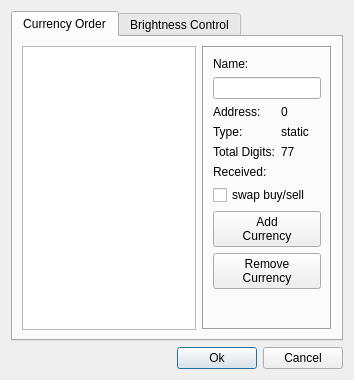
<?xml version="1.0" encoding="UTF-8"?>
<ui version="4.0">
 <class>DialogDetails</class>
 <widget class="QDialog" name="DialogDetails">
  <property name="geometry">
   <rect>
    <x>0</x>
    <y>0</y>
    <width>344</width>
    <height>380</height>
   </rect>
  </property>
  <property name="windowTitle">
   <string>Details</string>
  </property>
  <layout class="QGridLayout" name="gridLayout">
   <item row="1" column="1">
    <widget class="QWidget" name="widget" native="true">
     <layout class="QHBoxLayout" name="horizontalLayout">
      <property name="leftMargin">
       <number>0</number>
      </property>
      <property name="topMargin">
       <number>0</number>
      </property>
      <property name="rightMargin">
       <number>0</number>
      </property>
      <property name="bottomMargin">
       <number>0</number>
      </property>
      <item>
       <widget class="QPushButton" name="pbOk">
        <property name="text">
         <string>Ok</string>
        </property>
       </widget>
      </item>
      <item>
       <widget class="QPushButton" name="pbCancel">
        <property name="text">
         <string>Cancel</string>
        </property>
       </widget>
      </item>
     </layout>
    </widget>
   </item>
   <item row="0" column="0" colspan="2">
    <widget class="QTabWidget" name="tabWidget">
     <property name="currentIndex">
      <number>0</number>
     </property>
     <widget class="QWidget" name="tab">
      <attribute name="title">
       <string>Currency Order</string>
      </attribute>
      <layout class="QGridLayout" name="gridLayout_5">
       <item row="0" column="0">
        <widget class="QTableView" name="tableView">
         <property name="sizePolicy">
          <sizepolicy hsizetype="Preferred" vsizetype="Expanding">
           <horstretch>1</horstretch>
           <verstretch>1</verstretch>
          </sizepolicy>
         </property>
         <property name="sizeIncrement">
          <size>
           <width>0</width>
           <height>1</height>
          </size>
         </property>
         <property name="midLineWidth">
          <number>1</number>
         </property>
         <property name="dragEnabled">
          <bool>false</bool>
         </property>
         <property name="dragDropOverwriteMode">
          <bool>false</bool>
         </property>
         <property name="selectionMode">
          <enum>QAbstractItemView::SingleSelection</enum>
         </property>
         <property name="selectionBehavior">
          <enum>QAbstractItemView::SelectRows</enum>
         </property>
        </widget>
       </item>
       <item row="0" column="1">
        <widget class="QFrame" name="frame">
         <property name="sizeIncrement">
          <size>
           <width>0</width>
           <height>1</height>
          </size>
         </property>
         <property name="frameShape">
          <enum>QFrame::Box</enum>
         </property>
         <property name="frameShadow">
          <enum>QFrame::Sunken</enum>
         </property>
         <layout class="QGridLayout" name="gridLayout_2">
          <item row="0" column="0">
           <widget class="QLabel" name="label_2">
            <property name="text">
             <string>Name:</string>
            </property>
           </widget>
          </item>
          <item row="1" column="0" colspan="2">
           <widget class="QLineEdit" name="leName"/>
          </item>
          <item row="2" column="0">
           <widget class="QLabel" name="label_4">
            <property name="text">
             <string>Address:</string>
            </property>
           </widget>
          </item>
          <item row="2" column="1">
           <widget class="QLabel" name="lbAddress">
            <property name="text">
             <string>0</string>
            </property>
           </widget>
          </item>
          <item row="3" column="0">
           <widget class="QLabel" name="label_5">
            <property name="text">
             <string>Type:</string>
            </property>
           </widget>
          </item>
          <item row="3" column="1">
           <widget class="QLabel" name="lbType">
            <property name="text">
             <string>static</string>
            </property>
           </widget>
          </item>
          <item row="4" column="0">
           <widget class="QLabel" name="label">
            <property name="text">
             <string>Total Digits:</string>
            </property>
           </widget>
          </item>
          <item row="4" column="1">
           <widget class="QLabel" name="lbTotal">
            <property name="text">
             <string>77</string>
            </property>
           </widget>
          </item>
          <item row="5" column="0">
           <widget class="QLabel" name="label_3">
            <property name="text">
             <string>Received:</string>
            </property>
           </widget>
          </item>
          <item row="5" column="1">
           <widget class="QLabel" name="lbTotalReceived">
            <property name="text">
             <string/>
            </property>
           </widget>
          </item>
          <item row="6" column="0" colspan="2">
           <widget class="QCheckBox" name="cbSwap">
            <property name="text">
             <string>swap buy/sell</string>
            </property>
           </widget>
          </item>
          <item row="7" column="0" colspan="2">
           <widget class="QPushButton" name="pbAdd">
            <property name="text">
             <string>Add
Currency</string>
            </property>
           </widget>
          </item>
          <item row="8" column="0" colspan="2">
           <widget class="QPushButton" name="pbRemove">
            <property name="text">
             <string>Remove
Currency</string>
            </property>
           </widget>
          </item>
          <item row="9" column="0" colspan="2">
           <spacer name="verticalSpacer">
            <property name="orientation">
             <enum>Qt::Vertical</enum>
            </property>
            <property name="sizeHint" stdset="0">
             <size>
              <width>20</width>
              <height>40</height>
             </size>
            </property>
           </spacer>
          </item>
         </layout>
        </widget>
       </item>
      </layout>
     </widget>
     <widget class="QWidget" name="tab_2">
      <attribute name="title">
       <string>Brightness Control</string>
      </attribute>
      <layout class="QGridLayout" name="gridLayout_6">
       <item row="5" column="0">
        <spacer name="verticalSpacer_2">
         <property name="orientation">
          <enum>Qt::Vertical</enum>
         </property>
         <property name="sizeHint" stdset="0">
          <size>
           <width>20</width>
           <height>40</height>
          </size>
         </property>
        </spacer>
       </item>
       <item row="2" column="0">
        <widget class="QFrame" name="frame_2">
         <property name="frameShape">
          <enum>QFrame::Box</enum>
         </property>
         <property name="frameShadow">
          <enum>QFrame::Sunken</enum>
         </property>
         <layout class="QGridLayout" name="gridLayout_3">
          <item row="2" column="4">
           <widget class="QPushButton" name="pbSetThreshold">
            <property name="sizePolicy">
             <sizepolicy hsizetype="Minimum" vsizetype="Fixed">
              <horstretch>0</horstretch>
              <verstretch>0</verstretch>
             </sizepolicy>
            </property>
            <property name="text">
             <string>Set</string>
            </property>
           </widget>
          </item>
          <item row="2" column="2">
           <widget class="QSpinBox" name="sbThreshold">
            <property name="maximum">
             <number>255</number>
            </property>
            <property name="value">
             <number>60</number>
            </property>
           </widget>
          </item>
          <item row="2" column="1">
           <widget class="QLabel" name="label_6">
            <property name="text">
             <string>Threshold:</string>
            </property>
           </widget>
          </item>
          <item row="2" column="0">
           <spacer name="horizontalSpacer">
            <property name="orientation">
             <enum>Qt::Horizontal</enum>
            </property>
            <property name="sizeHint" stdset="0">
             <size>
              <width>40</width>
              <height>20</height>
             </size>
            </property>
           </spacer>
          </item>
          <item row="2" column="3">
           <widget class="QPushButton" name="pushButton">
            <property name="text">
             <string>Get</string>
            </property>
           </widget>
          </item>
          <item row="1" column="0" colspan="5">
           <widget class="QProgressBar" name="pbLuminosity">
            <property name="sizeIncrement">
             <size>
              <width>1</width>
              <height>0</height>
             </size>
            </property>
            <property name="maximum">
             <number>255</number>
            </property>
            <property name="value">
             <number>24</number>
            </property>
            <property name="textVisible">
             <bool>true</bool>
            </property>
            <property name="format">
             <string>%v</string>
            </property>
           </widget>
          </item>
         </layout>
        </widget>
       </item>
       <item row="1" column="0">
        <widget class="QFrame" name="frBrightness">
         <property name="frameShape">
          <enum>QFrame::Box</enum>
         </property>
         <property name="frameShadow">
          <enum>QFrame::Sunken</enum>
         </property>
         <layout class="QGridLayout" name="gridLayout_4">
          <item row="0" column="0" rowspan="2">
           <widget class="QLabel" name="label_8">
            <property name="text">
             <string>Day</string>
            </property>
            <property name="alignment">
             <set>Qt::AlignCenter</set>
            </property>
           </widget>
          </item>
          <item row="3" column="1">
           <spacer name="horizontalSpacer_2">
            <property name="orientation">
             <enum>Qt::Horizontal</enum>
            </property>
            <property name="sizeHint" stdset="0">
             <size>
              <width>40</width>
              <height>20</height>
             </size>
            </property>
           </spacer>
          </item>
          <item row="3" column="2">
           <widget class="QPushButton" name="pbSetBrighness">
            <property name="sizePolicy">
             <sizepolicy hsizetype="Minimum" vsizetype="Fixed">
              <horstretch>0</horstretch>
              <verstretch>0</verstretch>
             </sizepolicy>
            </property>
            <property name="text">
             <string>Set</string>
            </property>
           </widget>
          </item>
          <item row="2" column="0">
           <widget class="QLabel" name="label_9">
            <property name="text">
             <string>Night</string>
            </property>
            <property name="alignment">
             <set>Qt::AlignCenter</set>
            </property>
           </widget>
          </item>
          <item row="2" column="1" colspan="3">
           <widget class="QSlider" name="vsNightBright">
            <property name="sizePolicy">
             <sizepolicy hsizetype="Expanding" vsizetype="Minimum">
              <horstretch>1</horstretch>
              <verstretch>0</verstretch>
             </sizepolicy>
            </property>
            <property name="maximum">
             <number>10</number>
            </property>
            <property name="value">
             <number>5</number>
            </property>
            <property name="orientation">
             <enum>Qt::Horizontal</enum>
            </property>
            <property name="invertedAppearance">
             <bool>false</bool>
            </property>
            <property name="invertedControls">
             <bool>false</bool>
            </property>
            <property name="tickPosition">
             <enum>QSlider::TicksBothSides</enum>
            </property>
            <property name="tickInterval">
             <number>2</number>
            </property>
           </widget>
          </item>
          <item row="0" column="1" rowspan="2" colspan="3">
           <widget class="QSlider" name="vsDayBright">
            <property name="sizePolicy">
             <sizepolicy hsizetype="Expanding" vsizetype="Minimum">
              <horstretch>1</horstretch>
              <verstretch>0</verstretch>
             </sizepolicy>
            </property>
            <property name="maximum">
             <number>10</number>
            </property>
            <property name="value">
             <number>10</number>
            </property>
            <property name="orientation">
             <enum>Qt::Horizontal</enum>
            </property>
            <property name="tickPosition">
             <enum>QSlider::TicksBothSides</enum>
            </property>
            <property name="tickInterval">
             <number>2</number>
            </property>
           </widget>
          </item>
         </layout>
        </widget>
       </item>
       <item row="4" column="0">
        <widget class="QPushButton" name="pbGetData">
         <property name="enabled">
          <bool>false</bool>
         </property>
         <property name="text">
          <string>GetData</string>
         </property>
        </widget>
       </item>
       <item row="3" column="0">
        <widget class="QPushButton" name="pbSendData">
         <property name="enabled">
          <bool>false</bool>
         </property>
         <property name="text">
          <string>SendData</string>
         </property>
        </widget>
       </item>
      </layout>
     </widget>
    </widget>
   </item>
  </layout>
 </widget>
 <resources/>
 <connections/>
</ui>
